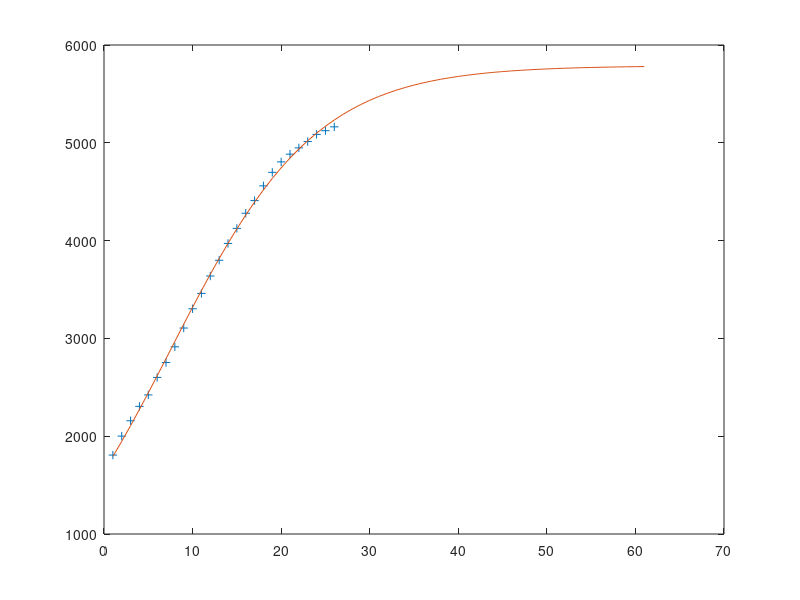

Here is the MATLAB script that generated this plot:
clear
x=1:26;
y=[1807,2001,2158,2305,2422,2601,2753,2914,3106,3303,3460,3638,3799,3971,4125,4280,4409,4560,4698,4805,4884,4948,5013,5086,5124,5163];
a=[6000,2,0.1];
f=@(a,x)a(1)./(1+a(2)*exp(-a(3)*x));
[A,resnorm]=lsqcurvefit(f,a,x,y);
t=26;
while abs(f(A,t)-f(A,t+1))>1
    t=t+1;
end
f(A,t)
t
t=1:t;
plot(x,y,'+',t,f(A,t))